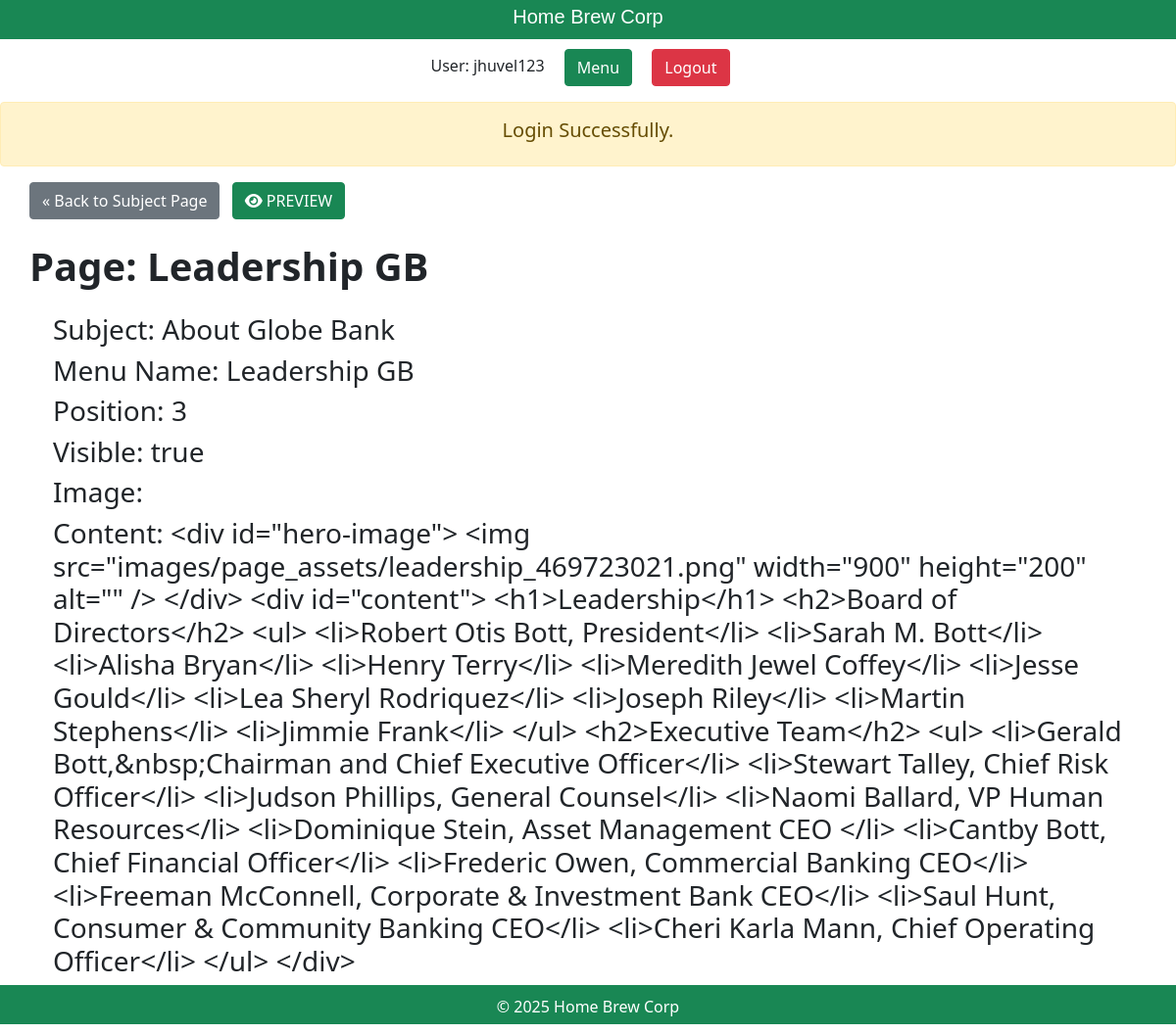
The page /staff/pages/show.php?id=3 (signed in) on the database its author committed.
### tables this page shows
CREATE TABLE `pages` (
  `id` int(11) NOT NULL,
  `subject_id` int(11) DEFAULT NULL,
  `menu_name` varchar(255) DEFAULT NULL,
  `position` int(3) DEFAULT NULL,
  `visible` tinyint(1) DEFAULT NULL,
  `image` varchar(255) NOT NULL,
  `content` text DEFAULT NULL
);

CREATE TABLE `subjects` (
  `id` int(11) NOT NULL,
  `menu_name` varchar(255) DEFAULT NULL,
  `position` int(3) DEFAULT NULL,
  `visible` tinyint(1) DEFAULT NULL
);

### private/database.php (called while the page is built, shortened)
<?php
function db_escape($connection, $string)
{
    return mysqli_escape_string($connection, $string);
}

### private/query_functions.php (called while the page is built, shortened)
<?php
function find_subject_by_id($subject_id, $option = [])
{
    global $db;
    $visible = $option['visible'] ?? false;
    $sql = "SELECT * FROM subjects ";
    $sql .= "WHERE id='" . db_escape($db, $subject_id) . "'";
    $result = mysqli_query($db, $sql);
    $subject = mysqli_fetch_assoc($result);
    return $subject;
}
function find_page_by_id($page_id, $option = [])
{
    global $db;
    $visible = $option['visible'] ?? false;
    $sql = "SELECT * FROM pages ";
    $sql .= "WHERE id='" . db_escape($db, $page_id) . "' ";
    $result = mysqli_query($db, $sql);
    $page = mysqli_fetch_assoc($result);
    return $page;
}

### public/staff/pages/show.php (the view, shortened to what this page needs)
<?php $id = $_GET['id'] ?? '1'; ?>
<?php include(SHARED_PATH . '/staff_header.php'); ?>
<?php $page_title = 'Show Page';
$page = find_page_by_id($id);
$subject = find_subject_by_id($page['subject_id']);
?>
<div id="content">
    <a class="btn btn-secondary" href="<?php echo url_for('/staff/subjects/show.php?id=' . hu($page['subject_id'])) ?>">&laquo; Back to Subject Page</a> <a class="btn btn-success ms-2" href="<?php echo url_for('/index.php?id=' . h($id) . '&preview=true'); ?>" target="_blank"> <i class="fa-solid fa-eye"></i>
        PREVIEW</a>
    <div class="page show">
        <h1 class="my-4 fw-bold">Page: <?php echo h($page['menu_name']); ?></h1>
        <div class="mx-4">
            <h3>Subject: <?php echo h($subject['menu_name']); ?></h3>
            <h3>Menu Name: <?php echo h($page['menu_name']); ?></h3>
            <h3>Position: <?php echo h($page['position']); ?></h3>
            <h3>Visible: <?php echo $page['visible'] === '1' ? 'true' : 'false' ?></h3>
            <h3>Image: <?php echo h($page['image']); ?></h3>
            <h3>Content: <?php echo h($page['content']); ?></h3>
        </div>
    </div>
</div>
<?php include(SHARED_PATH . '/staff_footer.php'); ?>

### public/stylesheets/staff.css (style rules this page uses)
body { margin: 0; padding: 0; }
#content { width: auto; min-height: 650px; padding: 0 30px; }

### rows shown on the page
pages: menu_name "Leadership GB", position "3", content "<div id=\"hero-image\"> <img src=\"images/page_assets/leadership_469723021.png\" width=\"900\" height=\"200\" alt=\"\" /> </div> <div id=\"content\"> <h1>Leadership</h1> <h2>Board of Directors</h2> <ul> <li>Robert Otis Bott, President</li> <li>Sarah M. Bott</li> <li>Alisha Bryan</li> <li>Henry Terry</li> <li>Meredith Jewel Coffey</li> <li>Jesse Gould</li> <li>Lea Sheryl Rodriquez</li> <li>Joseph Riley</li> <li>Martin Stephens</li> <li>Jimmie Frank</li> </ul> <h2>Executive Team</h2> <ul> <li>Gerald Bott,&nbsp;Chairman and Chief Executive Officer</li> <li>Stewart Talley, Chief Risk Officer</li> <li>Judson Phillips, General Counsel</li> <li>Naomi Ballard, VP Human Resources</li> <li>Dominique Stein, Asset…"
subjects: menu_name "About Globe Bank"

### other values the page prints
$_SESSION['username'] "jhuvel123"
$message "Login Successfully."
